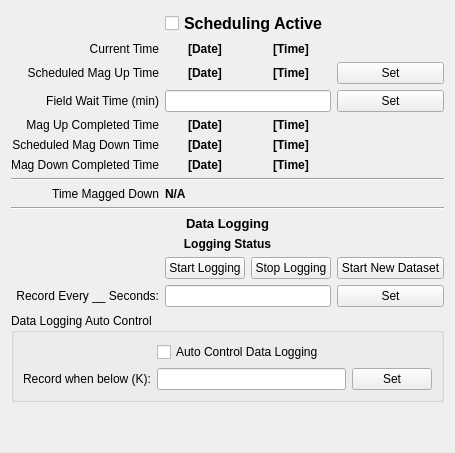
      <widget class="QWidget" name="schedule">
       <attribute name="title">
        <string>Schedule &amp;&amp; Data Logging</string>
       </attribute>
       <layout class="QGridLayout" name="gridLayout_7">
        <item row="7" column="0">
         <widget class="QLabel" name="label_22">
          <property name="text">
           <string>Scheduled Mag Down Time</string>
          </property>
          <property name="alignment">
           <set>Qt::AlignRight|Qt::AlignTrailing|Qt::AlignVCenter</set>
          </property>
         </widget>
        </item>
        <item row="13" column="0" colspan="4">
         <widget class="Line" name="line_4">
          <property name="orientation">
           <enum>Qt::Horizontal</enum>
          </property>
         </widget>
        </item>
        <item row="14" column="0">
         <widget class="QLabel" name="timeSince_label">
          <property name="text">
           <string>Time Magged Down</string>
          </property>
          <property name="alignment">
           <set>Qt::AlignRight|Qt::AlignTrailing|Qt::AlignVCenter</set>
          </property>
         </widget>
        </item>
        <item row="15" column="0" colspan="4">
         <widget class="Line" name="line_5">
          <property name="orientation">
           <enum>Qt::Horizontal</enum>
          </property>
         </widget>
        </item>
        <item row="19" column="0">
         <widget class="QLabel" name="label_27">
          <property name="text">
           <string>Record Every __ Seconds:</string>
          </property>
          <property name="alignment">
           <set>Qt::AlignRight|Qt::AlignTrailing|Qt::AlignVCenter</set>
          </property>
         </widget>
        </item>
        <item row="20" column="0" colspan="4">
         <widget class="QGroupBox" name="groupBox_2">
          <property name="title">
           <string>Data Logging Auto Control</string>
          </property>
          <layout class="QGridLayout" name="gridLayout_5">
           <item row="0" column="2">
            <widget class="QCheckBox" name="autoRecord">
             <property name="text">
              <string>Auto Control Data Logging</string>
             </property>
            </widget>
           </item>
           <item row="1" column="0">
            <widget class="QLabel" name="label_26">
             <property name="text">
              <string>Record when below (K):</string>
             </property>
             <property name="alignment">
              <set>Qt::AlignRight|Qt::AlignTrailing|Qt::AlignVCenter</set>
             </property>
            </widget>
           </item>
           <item row="1" column="2">
            <widget class="QLineEdit" name="recordingTemp">
             <property name="readOnly">
              <bool>true</bool>
             </property>
            </widget>
           </item>
           <item row="1" column="3">
            <widget class="QPushButton" name="recordingTemp_button">
             <property name="text">
              <string>Set</string>
             </property>
            </widget>
           </item>
          </layout>
         </widget>
        </item>
        <item row="21" column="0" colspan="4">
         <spacer name="verticalSpacer_5">
          <property name="orientation">
           <enum>Qt::Vertical</enum>
          </property>
          <property name="sizeHint" stdset="0">
           <size>
            <width>20</width>
            <height>40</height>
           </size>
          </property>
         </spacer>
        </item>
        <item row="1" column="0">
         <widget class="QLabel" name="label_32">
          <property name="text">
           <string>Current Time</string>
          </property>
          <property name="alignment">
           <set>Qt::AlignRight|Qt::AlignTrailing|Qt::AlignVCenter</set>
          </property>
         </widget>
        </item>
        <item row="2" column="0">
         <widget class="QLabel" name="label_23">
          <property name="text">
           <string>Scheduled Mag Up Time</string>
          </property>
          <property name="alignment">
           <set>Qt::AlignRight|Qt::AlignTrailing|Qt::AlignVCenter</set>
          </property>
         </widget>
        </item>
        <item row="10" column="0">
         <widget class="QLabel" name="label_44">
          <property name="text">
           <string>Mag Down Completed Time</string>
          </property>
          <property name="alignment">
           <set>Qt::AlignRight|Qt::AlignTrailing|Qt::AlignVCenter</set>
          </property>
         </widget>
        </item>
        <item row="6" column="0">
         <widget class="QLabel" name="label_43">
          <property name="text">
           <string>Mag Up Completed Time</string>
          </property>
          <property name="alignment">
           <set>Qt::AlignRight|Qt::AlignTrailing|Qt::AlignVCenter</set>
          </property>
         </widget>
        </item>
        <item row="6" column="2">
         <widget class="QLabel" name="magUpCompletedTime">
          <property name="font">
           <font>
            <weight>75</weight>
            <bold>true</bold>
           </font>
          </property>
          <property name="text">
           <string>[Time]</string>
          </property>
          <property name="alignment">
           <set>Qt::AlignCenter</set>
          </property>
         </widget>
        </item>
        <item row="6" column="1">
         <widget class="QLabel" name="magUpCompletedDate">
          <property name="font">
           <font>
            <weight>75</weight>
            <bold>true</bold>
           </font>
          </property>
          <property name="text">
           <string>[Date]</string>
          </property>
          <property name="alignment">
           <set>Qt::AlignCenter</set>
          </property>
         </widget>
        </item>
        <item row="10" column="1">
         <widget class="QLabel" name="magDownCompletedDate">
          <property name="font">
           <font>
            <weight>75</weight>
            <bold>true</bold>
           </font>
          </property>
          <property name="text">
           <string>[Date]</string>
          </property>
          <property name="alignment">
           <set>Qt::AlignCenter</set>
          </property>
         </widget>
        </item>
        <item row="10" column="2">
         <widget class="QLabel" name="magDownCompletedTime">
          <property name="font">
           <font>
            <weight>75</weight>
            <bold>true</bold>
           </font>
          </property>
          <property name="text">
           <string>[Time]</string>
          </property>
          <property name="alignment">
           <set>Qt::AlignCenter</set>
          </property>
         </widget>
        </item>
        <item row="1" column="1">
         <widget class="QLabel" name="currentTimeDate">
          <property name="font">
           <font>
            <weight>75</weight>
            <bold>true</bold>
           </font>
          </property>
          <property name="text">
           <string>[Date]</string>
          </property>
          <property name="alignment">
           <set>Qt::AlignCenter</set>
          </property>
         </widget>
        </item>
        <item row="1" column="2">
         <widget class="QLabel" name="currentTimeTime">
          <property name="font">
           <font>
            <weight>75</weight>
            <bold>true</bold>
           </font>
          </property>
          <property name="text">
           <string>[Time]</string>
          </property>
          <property name="alignment">
           <set>Qt::AlignCenter</set>
          </property>
         </widget>
        </item>
        <item row="2" column="1">
         <widget class="QLabel" name="scheduledMagUpTimeDate">
          <property name="font">
           <font>
            <weight>75</weight>
            <bold>true</bold>
           </font>
          </property>
          <property name="text">
           <string>[Date]</string>
          </property>
          <property name="alignment">
           <set>Qt::AlignCenter</set>
          </property>
         </widget>
        </item>
        <item row="2" column="2">
         <widget class="QLabel" name="scheduledMagUpTimeTime">
          <property name="font">
           <font>
            <weight>75</weight>
            <bold>true</bold>
           </font>
          </property>
          <property name="text">
           <string>[Time]</string>
          </property>
          <property name="alignment">
           <set>Qt::AlignCenter</set>
          </property>
         </widget>
        </item>
        <item row="2" column="3">
         <widget class="QPushButton" name="scheduledMagUpTime">
          <property name="text">
           <string>Set</string>
          </property>
         </widget>
        </item>
        <item row="7" column="1">
         <widget class="QLabel" name="scheduledMagDownTimeDate">
          <property name="font">
           <font>
            <weight>75</weight>
            <bold>true</bold>
           </font>
          </property>
          <property name="text">
           <string>[Date]</string>
          </property>
          <property name="alignment">
           <set>Qt::AlignCenter</set>
          </property>
         </widget>
        </item>
        <item row="7" column="2">
         <widget class="QLabel" name="scheduledMagDownTimeTime">
          <property name="font">
           <font>
            <weight>75</weight>
            <bold>true</bold>
           </font>
          </property>
          <property name="text">
           <string>[Time]</string>
          </property>
          <property name="alignment">
           <set>Qt::AlignCenter</set>
          </property>
         </widget>
        </item>
        <item row="3" column="0">
         <widget class="QLabel" name="label_17">
          <property name="text">
           <string>Field Wait Time (min)</string>
          </property>
          <property name="alignment">
           <set>Qt::AlignRight|Qt::AlignTrailing|Qt::AlignVCenter</set>
          </property>
          <property name="buddy">
           <cstring>fieldWaitTime</cstring>
          </property>
         </widget>
        </item>
        <item row="3" column="1" colspan="2">
         <widget class="QLineEdit" name="fieldWaitTime">
          <property name="font">
           <font>
            <weight>75</weight>
            <bold>true</bold>
           </font>
          </property>
          <property name="alignment">
           <set>Qt::AlignCenter</set>
          </property>
          <property name="readOnly">
           <bool>true</bool>
          </property>
         </widget>
        </item>
        <item row="3" column="3">
         <widget class="QPushButton" name="fieldWaitTime_button">
          <property name="text">
           <string>Set</string>
          </property>
         </widget>
        </item>
        <item row="14" column="1" colspan="3">
         <widget class="QLabel" name="timeSince_label2">
          <property name="font">
           <font>
            <weight>75</weight>
            <bold>true</bold>
           </font>
          </property>
          <property name="text">
           <string>N/A</string>
          </property>
         </widget>
        </item>
        <item row="0" column="1" colspan="3">
         <widget class="QCheckBox" name="schedulingActive">
          <property name="sizePolicy">
           <sizepolicy hsizetype="Expanding" vsizetype="Fixed">
            <horstretch>0</horstretch>
            <verstretch>0</verstretch>
           </sizepolicy>
          </property>
          <property name="font">
           <font>
            <pointsize>12</pointsize>
            <weight>75</weight>
            <bold>true</bold>
           </font>
          </property>
          <property name="text">
           <string>Scheduling Active</string>
          </property>
         </widget>
        </item>
        <item row="16" column="0" colspan="4">
         <widget class="QLabel" name="label_15">
          <property name="font">
           <font>
            <pointsize>10</pointsize>
            <weight>75</weight>
            <bold>true</bold>
           </font>
          </property>
          <property name="text">
           <string>Data Logging</string>
          </property>
          <property name="alignment">
           <set>Qt::AlignCenter</set>
          </property>
         </widget>
        </item>
        <item row="19" column="1" colspan="2">
         <widget class="QLineEdit" name="tempRecordDelay">
          <property name="readOnly">
           <bool>true</bool>
          </property>
         </widget>
        </item>
        <item row="19" column="3">
         <widget class="QPushButton" name="tempRecordDelay_button">
          <property name="text">
           <string>Set</string>
          </property>
         </widget>
        </item>
        <item row="17" column="0" colspan="4">
         <widget class="QLabel" name="loggingStatus_label">
          <property name="font">
           <font>
            <weight>75</weight>
            <bold>true</bold>
           </font>
          </property>
          <property name="text">
           <string>Logging Status</string>
          </property>
          <property name="alignment">
           <set>Qt::AlignCenter</set>
          </property>
         </widget>
        </item>
        <item row="18" column="2">
         <widget class="QPushButton" name="loggingStop_pushButton">
          <property name="text">
           <string>Stop Logging</string>
          </property>
         </widget>
        </item>
        <item row="18" column="1">
         <widget class="QPushButton" name="loggingStart_pushButton">
          <property name="text">
           <string>Start Logging</string>
          </property>
         </widget>
        </item>
        <item row="18" column="3">
         <widget class="QPushButton" name="loggingReset_pushButton">
          <property name="text">
           <string>Start New Dataset</string>
          </property>
         </widget>
        </item>
       </layout>
      </widget>
